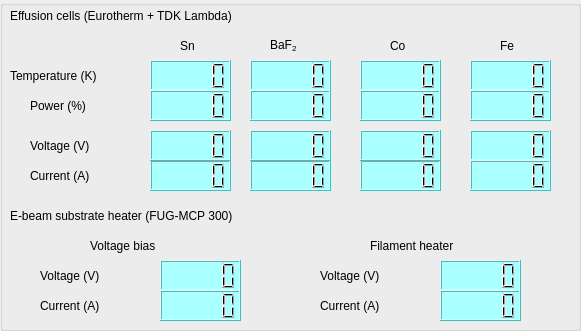
     <widget class="QGroupBox" name="groupBox_8">
      <property name="geometry">
       <rect>
        <x>10</x>
        <y>400</y>
        <width>581</width>
        <height>331</height>
       </rect>
      </property>
      <property name="title">
       <string/>
      </property>
      <widget class="QLabel" name="label_215">
       <property name="geometry">
        <rect>
         <x>10</x>
         <y>0</y>
         <width>471</width>
         <height>31</height>
        </rect>
       </property>
       <property name="styleSheet">
        <string notr="true">font: 12pt &quot;MS Shell Dlg 2&quot;;</string>
       </property>
       <property name="text">
        <string>Effusion cells (Eurotherm + TDK Lambda)</string>
       </property>
      </widget>
      <widget class="QLCDNumber" name="lcdNumber_74">
       <property name="geometry">
        <rect>
         <x>150</x>
         <y>60</y>
         <width>81</width>
         <height>31</height>
        </rect>
       </property>
       <property name="styleSheet">
        <string notr="true">background-color: rgb(170, 255, 255);</string>
       </property>
      </widget>
      <widget class="QLabel" name="label_216">
       <property name="geometry">
        <rect>
         <x>180</x>
         <y>30</y>
         <width>91</width>
         <height>31</height>
        </rect>
       </property>
       <property name="styleSheet">
        <string notr="true">font: 12pt &quot;MS Shell Dlg 2&quot;;</string>
       </property>
       <property name="text">
        <string>Sn</string>
       </property>
      </widget>
      <widget class="QLabel" name="label_217">
       <property name="geometry">
        <rect>
         <x>270</x>
         <y>30</y>
         <width>81</width>
         <height>31</height>
        </rect>
       </property>
       <property name="styleSheet">
        <string notr="true">font: 12pt &quot;MS Shell Dlg 2&quot;;</string>
       </property>
       <property name="text">
        <string>&lt;html&gt;&lt;head/&gt;&lt;body&gt;&lt;p&gt;BaF&lt;span style=&quot; vertical-align:sub;&quot;&gt;2&lt;/span&gt;&lt;/p&gt;&lt;/body&gt;&lt;/html&gt;</string>
       </property>
      </widget>
      <widget class="QLCDNumber" name="lcdNumber_75">
       <property name="geometry">
        <rect>
         <x>250</x>
         <y>60</y>
         <width>81</width>
         <height>31</height>
        </rect>
       </property>
       <property name="styleSheet">
        <string notr="true">background-color: rgb(170, 255, 255);</string>
       </property>
      </widget>
      <widget class="QLabel" name="label_218">
       <property name="geometry">
        <rect>
         <x>390</x>
         <y>30</y>
         <width>71</width>
         <height>31</height>
        </rect>
       </property>
       <property name="styleSheet">
        <string notr="true">font: 12pt &quot;MS Shell Dlg 2&quot;;</string>
       </property>
       <property name="text">
        <string>Co</string>
       </property>
      </widget>
      <widget class="QLabel" name="label_219">
       <property name="geometry">
        <rect>
         <x>500</x>
         <y>30</y>
         <width>41</width>
         <height>31</height>
        </rect>
       </property>
       <property name="styleSheet">
        <string notr="true">font: 12pt &quot;MS Shell Dlg 2&quot;;</string>
       </property>
       <property name="text">
        <string>Fe</string>
       </property>
      </widget>
      <widget class="QLCDNumber" name="lcdNumber_76">
       <property name="geometry">
        <rect>
         <x>360</x>
         <y>60</y>
         <width>81</width>
         <height>31</height>
        </rect>
       </property>
       <property name="styleSheet">
        <string notr="true">background-color: rgb(170, 255, 255);</string>
       </property>
      </widget>
      <widget class="QLCDNumber" name="lcdNumber_77">
       <property name="geometry">
        <rect>
         <x>470</x>
         <y>60</y>
         <width>81</width>
         <height>31</height>
        </rect>
       </property>
       <property name="styleSheet">
        <string notr="true">background-color: rgb(170, 255, 255);</string>
       </property>
      </widget>
      <widget class="QLabel" name="label_226">
       <property name="geometry">
        <rect>
         <x>10</x>
         <y>60</y>
         <width>161</width>
         <height>31</height>
        </rect>
       </property>
       <property name="styleSheet">
        <string notr="true">font: 10pt &quot;MS Shell Dlg 2&quot;;</string>
       </property>
       <property name="text">
        <string>Temperature (K)</string>
       </property>
      </widget>
      <widget class="QLabel" name="label_227">
       <property name="geometry">
        <rect>
         <x>30</x>
         <y>90</y>
         <width>131</width>
         <height>31</height>
        </rect>
       </property>
       <property name="styleSheet">
        <string notr="true">font: 10pt &quot;MS Shell Dlg 2&quot;;</string>
       </property>
       <property name="text">
        <string>Power (%)</string>
       </property>
      </widget>
      <widget class="QLCDNumber" name="lcdNumber_82">
       <property name="geometry">
        <rect>
         <x>360</x>
         <y>90</y>
         <width>81</width>
         <height>31</height>
        </rect>
       </property>
       <property name="styleSheet">
        <string notr="true">background-color: rgb(170, 255, 255);</string>
       </property>
      </widget>
      <widget class="QLCDNumber" name="lcdNumber_83">
       <property name="geometry">
        <rect>
         <x>250</x>
         <y>90</y>
         <width>81</width>
         <height>31</height>
        </rect>
       </property>
       <property name="styleSheet">
        <string notr="true">background-color: rgb(170, 255, 255);</string>
       </property>
      </widget>
      <widget class="QLCDNumber" name="lcdNumber_84">
       <property name="geometry">
        <rect>
         <x>470</x>
         <y>90</y>
         <width>81</width>
         <height>31</height>
        </rect>
       </property>
       <property name="styleSheet">
        <string notr="true">background-color: rgb(170, 255, 255);</string>
       </property>
      </widget>
      <widget class="QLCDNumber" name="lcdNumber_85">
       <property name="geometry">
        <rect>
         <x>150</x>
         <y>90</y>
         <width>81</width>
         <height>31</height>
        </rect>
       </property>
       <property name="styleSheet">
        <string notr="true">background-color: rgb(170, 255, 255);</string>
       </property>
      </widget>
      <widget class="QLabel" name="label_228">
       <property name="geometry">
        <rect>
         <x>30</x>
         <y>130</y>
         <width>161</width>
         <height>31</height>
        </rect>
       </property>
       <property name="styleSheet">
        <string notr="true">font: 10pt &quot;MS Shell Dlg 2&quot;;</string>
       </property>
       <property name="text">
        <string>Voltage (V)</string>
       </property>
      </widget>
      <widget class="QLabel" name="label_229">
       <property name="geometry">
        <rect>
         <x>30</x>
         <y>160</y>
         <width>161</width>
         <height>31</height>
        </rect>
       </property>
       <property name="styleSheet">
        <string notr="true">font: 10pt &quot;MS Shell Dlg 2&quot;;</string>
       </property>
       <property name="text">
        <string>Current (A)</string>
       </property>
      </widget>
      <widget class="QLCDNumber" name="lcdNumber_86">
       <property name="geometry">
        <rect>
         <x>360</x>
         <y>160</y>
         <width>81</width>
         <height>31</height>
        </rect>
       </property>
       <property name="styleSheet">
        <string notr="true">background-color: rgb(170, 255, 255);</string>
       </property>
      </widget>
      <widget class="QLCDNumber" name="lcdNumber_87">
       <property name="geometry">
        <rect>
         <x>360</x>
         <y>130</y>
         <width>81</width>
         <height>31</height>
        </rect>
       </property>
       <property name="styleSheet">
        <string notr="true">background-color: rgb(170, 255, 255);</string>
       </property>
      </widget>
      <widget class="QLCDNumber" name="lcdNumber_88">
       <property name="geometry">
        <rect>
         <x>250</x>
         <y>160</y>
         <width>81</width>
         <height>31</height>
        </rect>
       </property>
       <property name="styleSheet">
        <string notr="true">background-color: rgb(170, 255, 255);</string>
       </property>
      </widget>
      <widget class="QLCDNumber" name="lcdNumber_89">
       <property name="geometry">
        <rect>
         <x>150</x>
         <y>160</y>
         <width>81</width>
         <height>31</height>
        </rect>
       </property>
       <property name="styleSheet">
        <string notr="true">background-color: rgb(170, 255, 255);</string>
       </property>
      </widget>
      <widget class="QLCDNumber" name="lcdNumber_90">
       <property name="geometry">
        <rect>
         <x>250</x>
         <y>130</y>
         <width>81</width>
         <height>31</height>
        </rect>
       </property>
       <property name="styleSheet">
        <string notr="true">background-color: rgb(170, 255, 255);</string>
       </property>
      </widget>
      <widget class="QLCDNumber" name="lcdNumber_91">
       <property name="geometry">
        <rect>
         <x>470</x>
         <y>130</y>
         <width>81</width>
         <height>31</height>
        </rect>
       </property>
       <property name="styleSheet">
        <string notr="true">background-color: rgb(170, 255, 255);</string>
       </property>
      </widget>
      <widget class="QLCDNumber" name="lcdNumber_92">
       <property name="geometry">
        <rect>
         <x>470</x>
         <y>160</y>
         <width>81</width>
         <height>31</height>
        </rect>
       </property>
       <property name="styleSheet">
        <string notr="true">background-color: rgb(170, 255, 255);</string>
       </property>
      </widget>
      <widget class="QLCDNumber" name="lcdNumber_93">
       <property name="geometry">
        <rect>
         <x>150</x>
         <y>130</y>
         <width>81</width>
         <height>31</height>
        </rect>
       </property>
       <property name="styleSheet">
        <string notr="true">background-color: rgb(170, 255, 255);</string>
       </property>
      </widget>
      <widget class="QLabel" name="label_231">
       <property name="geometry">
        <rect>
         <x>10</x>
         <y>200</y>
         <width>471</width>
         <height>31</height>
        </rect>
       </property>
       <property name="styleSheet">
        <string notr="true">font: 12pt &quot;MS Shell Dlg 2&quot;;</string>
       </property>
       <property name="text">
        <string>E-beam substrate heater (FUG-MCP 300)</string>
       </property>
      </widget>
      <widget class="QLabel" name="label_232">
       <property name="geometry">
        <rect>
         <x>40</x>
         <y>290</y>
         <width>161</width>
         <height>31</height>
        </rect>
       </property>
       <property name="styleSheet">
        <string notr="true">font: 10pt &quot;MS Shell Dlg 2&quot;;</string>
       </property>
       <property name="text">
        <string>Current (A)</string>
       </property>
      </widget>
      <widget class="QLCDNumber" name="lcdNumber_94">
       <property name="geometry">
        <rect>
         <x>160</x>
         <y>260</y>
         <width>81</width>
         <height>31</height>
        </rect>
       </property>
       <property name="styleSheet">
        <string notr="true">background-color: rgb(170, 255, 255);</string>
       </property>
      </widget>
      <widget class="QLabel" name="label_233">
       <property name="geometry">
        <rect>
         <x>40</x>
         <y>260</y>
         <width>161</width>
         <height>31</height>
        </rect>
       </property>
       <property name="styleSheet">
        <string notr="true">font: 10pt &quot;MS Shell Dlg 2&quot;;</string>
       </property>
       <property name="text">
        <string>Voltage (V)</string>
       </property>
      </widget>
      <widget class="QLCDNumber" name="lcdNumber_95">
       <property name="geometry">
        <rect>
         <x>160</x>
         <y>290</y>
         <width>81</width>
         <height>31</height>
        </rect>
       </property>
       <property name="styleSheet">
        <string notr="true">background-color: rgb(170, 255, 255);</string>
       </property>
      </widget>
      <widget class="QLabel" name="label_234">
       <property name="geometry">
        <rect>
         <x>320</x>
         <y>290</y>
         <width>161</width>
         <height>31</height>
        </rect>
       </property>
       <property name="styleSheet">
        <string notr="true">font: 10pt &quot;MS Shell Dlg 2&quot;;</string>
       </property>
       <property name="text">
        <string>Current (A)</string>
       </property>
      </widget>
      <widget class="QLCDNumber" name="lcdNumber_96">
       <property name="geometry">
        <rect>
         <x>440</x>
         <y>260</y>
         <width>81</width>
         <height>31</height>
        </rect>
       </property>
       <property name="styleSheet">
        <string notr="true">background-color: rgb(170, 255, 255);</string>
       </property>
      </widget>
      <widget class="QLabel" name="label_235">
       <property name="geometry">
        <rect>
         <x>320</x>
         <y>260</y>
         <width>161</width>
         <height>31</height>
        </rect>
       </property>
       <property name="styleSheet">
        <string notr="true">font: 10pt &quot;MS Shell Dlg 2&quot;;</string>
       </property>
       <property name="text">
        <string>Voltage (V)</string>
       </property>
      </widget>
      <widget class="QLCDNumber" name="lcdNumber_97">
       <property name="geometry">
        <rect>
         <x>440</x>
         <y>290</y>
         <width>81</width>
         <height>31</height>
        </rect>
       </property>
       <property name="styleSheet">
        <string notr="true">background-color: rgb(170, 255, 255);</string>
       </property>
      </widget>
      <widget class="QLabel" name="label_236">
       <property name="geometry">
        <rect>
         <x>370</x>
         <y>230</y>
         <width>161</width>
         <height>31</height>
        </rect>
       </property>
       <property name="styleSheet">
        <string notr="true">font: 10pt &quot;MS Shell Dlg 2&quot;;</string>
       </property>
       <property name="text">
        <string>Filament heater</string>
       </property>
      </widget>
      <widget class="QLabel" name="label_237">
       <property name="geometry">
        <rect>
         <x>90</x>
         <y>230</y>
         <width>161</width>
         <height>31</height>
        </rect>
       </property>
       <property name="styleSheet">
        <string notr="true">font: 10pt &quot;MS Shell Dlg 2&quot;;</string>
       </property>
       <property name="text">
        <string>Voltage bias</string>
       </property>
      </widget>
     </widget>
